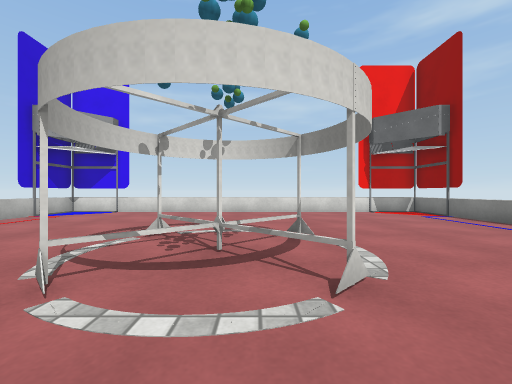
view 1 (above)

12 first-person views from a walk through a Unity game level. The camera is 0.41 m above the floor, looks level and sees 90° across. The floor is counted in squares, 0.5 m on a side. Each view is taken from the middle of a square. On the plan, view 1 faces up. The plan holds only what a view shows up to about 10 squares ahead; the rest is blank. Surface patterns are stand-ins for the level's own textures.

view 2
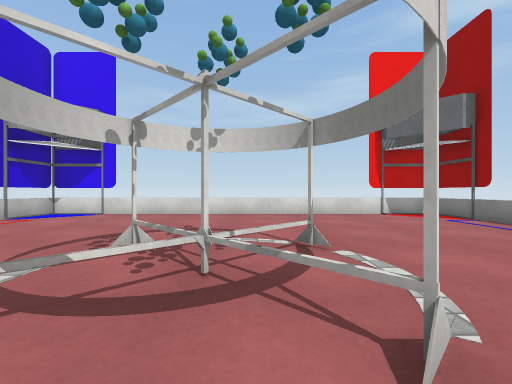

view 3
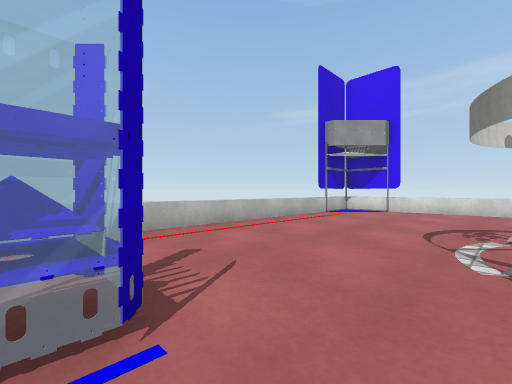

view 4
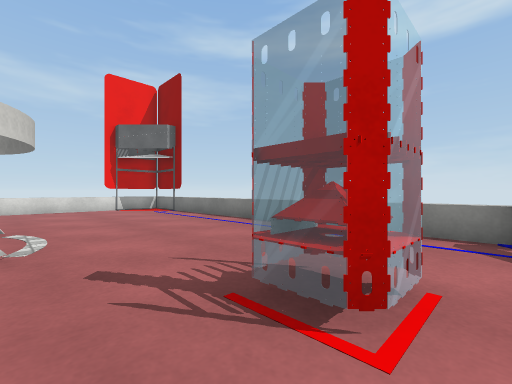

view 5
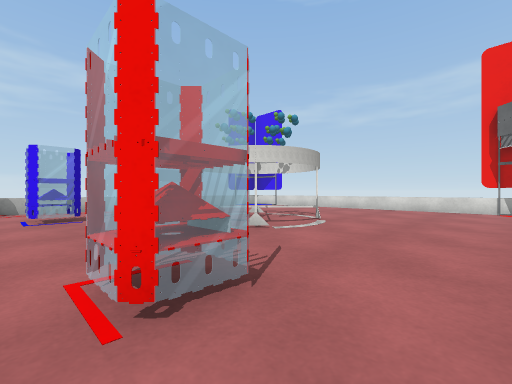

view 6
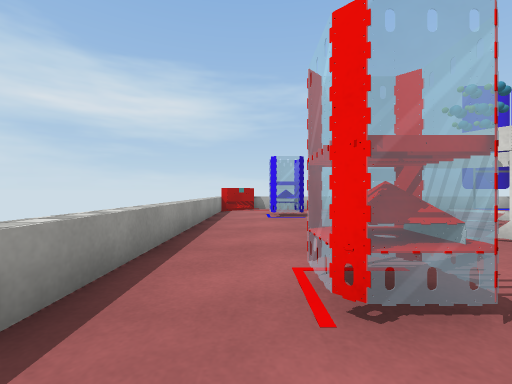

view 7
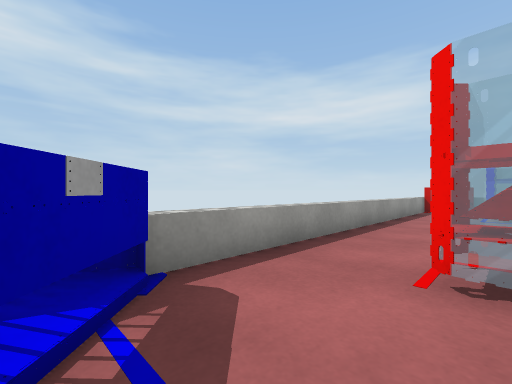

view 8
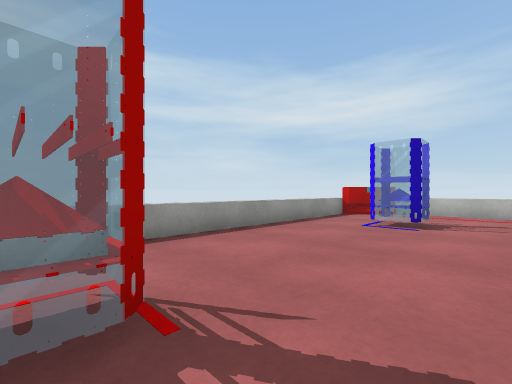

view 9
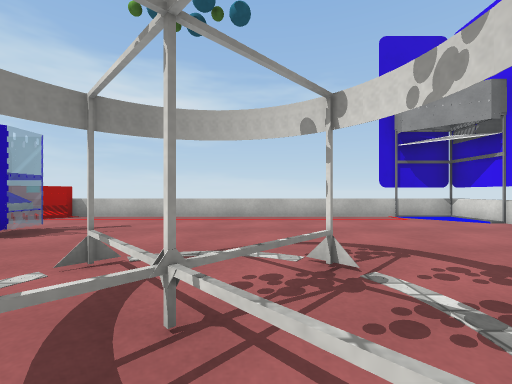

view 10
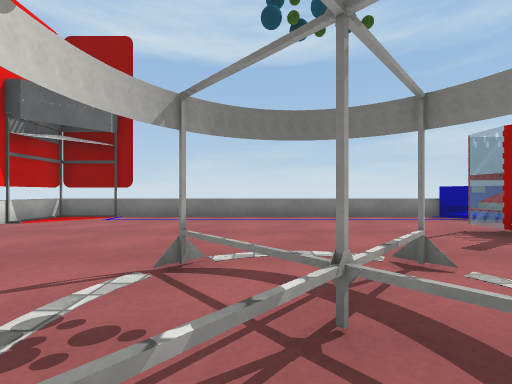

view 11
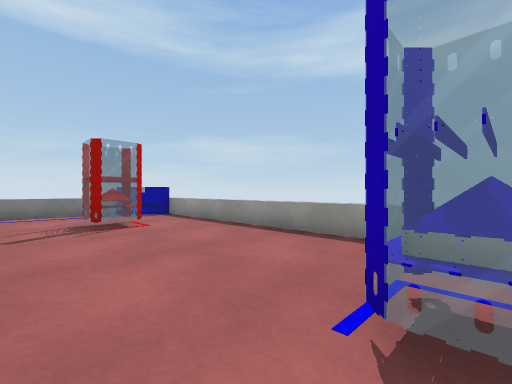

view 12
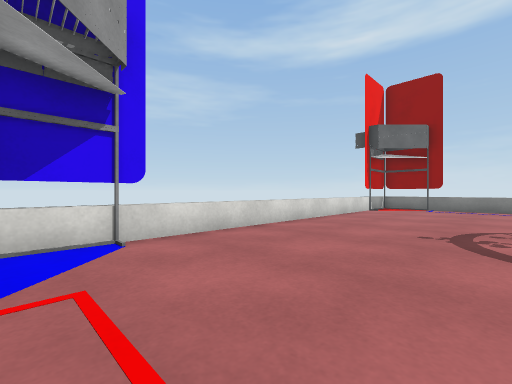

### Floor plan
Points are (right, up) in squares from view 1. A wall is a line through its corners. A room is listed if a view was taken in it or the views show most of it. See-through windows are left out.
Room 1 (views 1, 2, 3, 4, 5, 6, 7, 8, 9, 10, 11, 12)
walls: (-7.3, -2) (-6.1, -3.2); (-7.5, 10.5) (-7.5, -3.4); (5, -3.3) (6.3, -2); (6.5, -3.4) (6.5, -2.2)
low walls: (-6.1, -3.5) (5.4, -3.5); (6.5, -2.1) (6.5, 10.5) (-7.5, 10.5)
objects: other object (-8, 9); other object (-4, -1) to (-3, -1); other object (-2, 2) to (1, 5); other object (2, -1) to (3, -1); other object (7, 9)

Positions as (right, up) in squares from view 1, and headings:
1: (0, 0), facing up
2: (0, 1), facing up
3: (-2, -1), facing up-left
4: (1, -2), facing up-right
5: (5, -2), facing up-left
6: (5, -2), facing left
7: (6, -1), facing down-left
8: (3, 1), facing down-left
9: (1, 4), facing left
10: (-2, 4), facing right
11: (-4, 1), facing down-right
12: (-7, 6), facing up-right
